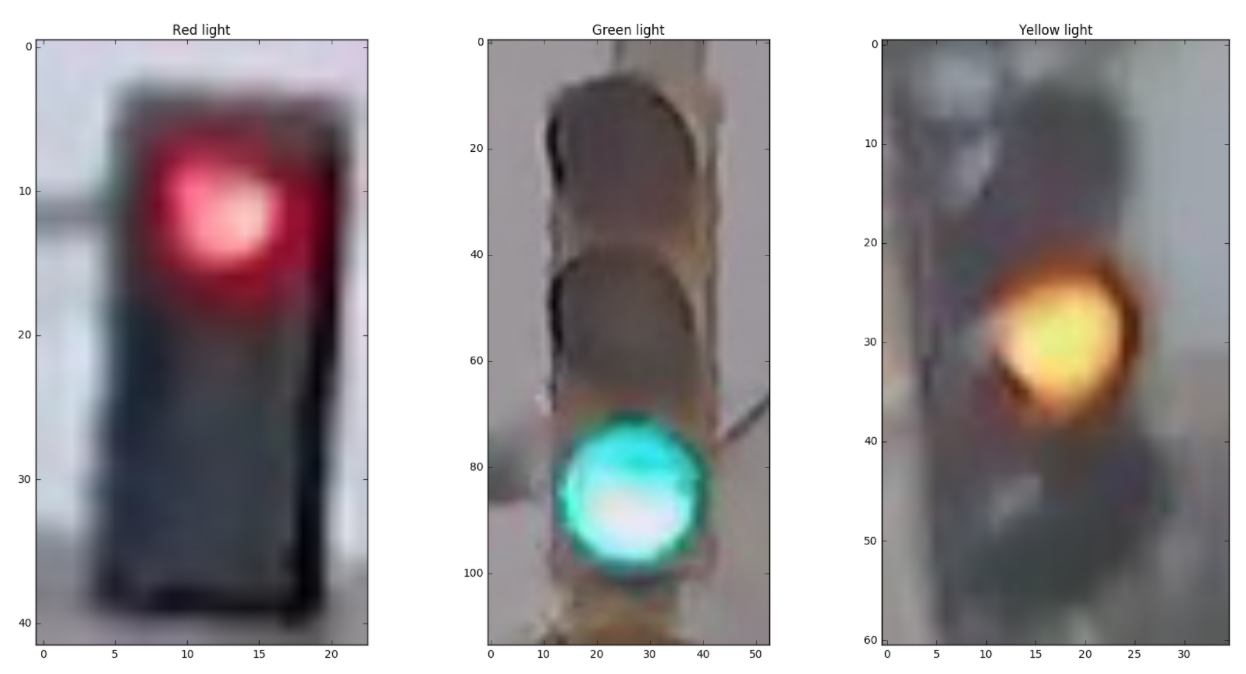
#> input picture images/all_lights.png, 1246 x 674 px; its folder holds only this picture in this run
$ python -i helpers.py   (imports and definitions only)
#> lines starting #> are read from the running program, lines starting #| are printed output that depends on the picture
# Helper functions

import os
import glob # library for loading images from a directory
import matplotlib.image as mpimg
import cv2
import numpy as np
import matplotlib.pyplot as plt


# This function loads in images and their labels and places them in a list
# The list contains all images and their associated labels
# For example, after data is loaded, im_list[0][:] will be the first image-label pair in the list
def load_dataset(image_dir):

    # Populate this empty image list
    im_list = []
    image_types = ["red", "yellow", "green"]

    # Iterate through each color folder
    for im_type in image_types:

        # Iterate through each image file in each image_type folder
        # glob reads in any image with the extension "image_dir/im_type/*"
        for file in glob.glob(os.path.join(image_dir, im_type, "*")):

            # Read in the image
            im = mpimg.imread(file)

            # Check if the image exists/if it's been correctly read-in
            if not im is None:
                # Append the image, and it's type (red, green, yellow) to the image list
                im_list.append((im, im_type))

    return im_list

"""
def mask(image, label):

    hsv = cv2.cvtColor(image, cv2.COLOR_RGB2HSV)

    if label == "red":
        mask = cv2.inRange(hsv, (80, 50, 50), (100, 255, 255))
    if label == "yellow":
        mask = cv2.inRange(hsv, (10, 100, 100), (30, 255, 255))
    if label == "green":
        mask = cv2.inRange(hsv, (50, 100, 100), (70, 255, 255))

    masked_image = np.copy(image)
    masked_image[mask != 0] = [0, 0, 0]

    return masked_image
"""

def hsv_histograms(rgb_image):
    # Convert to HSV
    hsv = cv2.cvtColor(rgb_image, cv2.COLOR_RGB2HSV)

    # Create color channel histograms
    h_hist = np.histogram(hsv[:,:,0], bins=32, range=(0, 180))
    s_hist = np.histogram(hsv[:,:,1], bins=32, range=(0, 256))
    v_hist = np.histogram(hsv[:,:,2], bins=32, range=(0, 256))

    # Generating bin centers
    bin_edges = h_hist[1]
    bin_centers = (bin_edges[1:]  + bin_edges[0:len(bin_edges)-1])/2

    # Plot a figure with all three histograms
    fig = plt.figure(figsize=(12,3))
    plt.subplot(131)
    plt.bar(bin_centers, h_hist[0])
    plt.xlim(0, 180)
    plt.title('H Histogram')
    plt.subplot(132)
    plt.bar(bin_centers, s_hist[0])
    plt.xlim(0, 256)
    plt.title('S Histogram')
    plt.subplot(133)
    plt.bar(bin_centers, v_hist[0])
    plt.xlim(0, 256)
    plt.title('V Histogram')

    return h_hist, s_hist, v_hist

>>> import cv2
>>> picture = cv2.cvtColor(cv2.imread('images/all_lights.png'), cv2.COLOR_BGR2RGB)
>>> result = hsv_histograms(picture)
#> in hsv_histograms, `hsv = cv2.cvtColor(rgb_image, cv2.COLOR_RGB2HSV)`: hsv: shape (674, 1246, 3); mean H, S, V 73.5, 31.8, 163.3
#> in hsv_histograms, `bin_edges = h_hist[1]`: bin_edges = 33 values from 0 to 180
#> in hsv_histograms, `bin_centers = (bin_edges[1:]  + bin_edges[0:len(bin_edges)-1])/2`: bin_centers = 32 values from 2.81 to 177.2
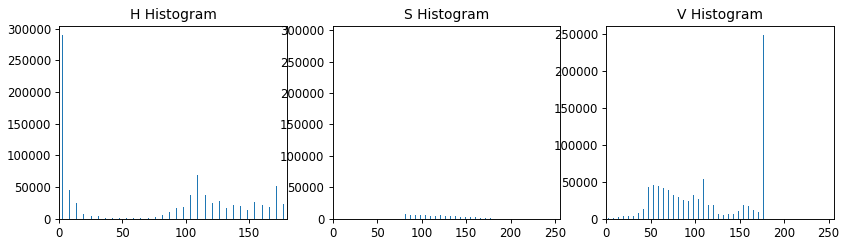
#> figure drawn by matplotlib, 3 panels; panel 1: tallest bar 290078 high, from x = 2.41 to 3.21; panel 2: tallest bar 292248 high, from x = 2.41 to 3.21; panel 3: tallest bar 248336 high, from x = 176.8 to 177.6

$ run again, on images/feature_ext_steps.png
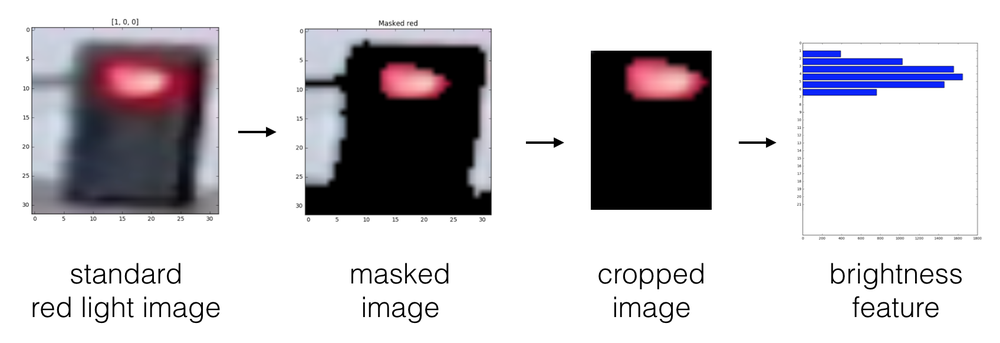
#> input picture images/feature_ext_steps.png, 1000 x 343 px, shrunk from 1696 x 582 before the run
#> hsv: shape (343, 1000, 3); mean H, S, V 22.1, 12.8, 205.8
#> bin_edges = 33 values from 0 to 180
#> bin_centers = 32 values from 2.81 to 177.2
#> `result = hsv_histograms(picture)`:
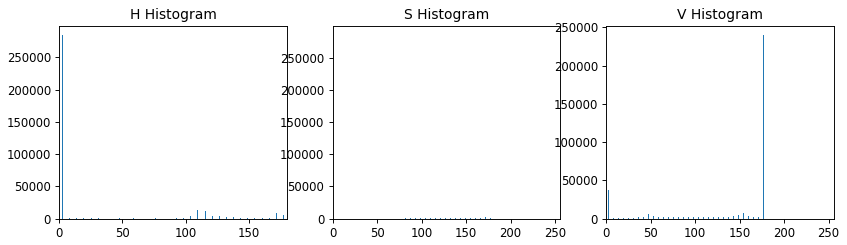
#> figure drawn by matplotlib, 3 panels; panel 1: tallest bar 284533 high, from x = 2.41 to 3.21; panel 2: tallest bar 285616 high, from x = 2.41 to 3.21; panel 3: tallest bar 239906 high, from x = 176.8 to 177.6

$ run again, on images/processing_steps.png
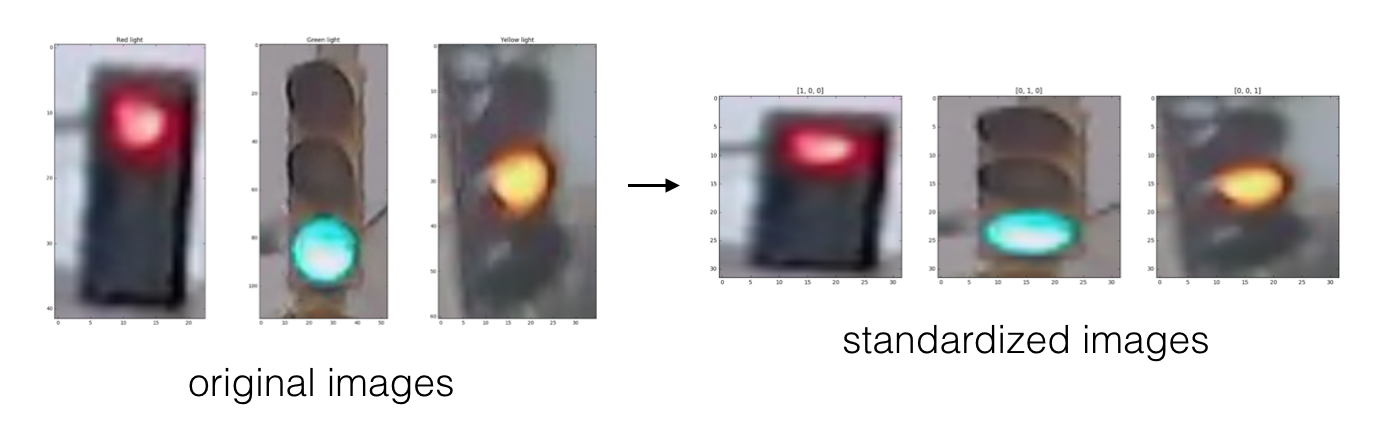
#> input picture images/processing_steps.png, 1396 x 446 px
#> hsv: shape (446, 1396, 3); mean H, S, V 37.6, 16, 206.5
#> bin_edges = 33 values from 0 to 180
#> bin_centers = 32 values from 2.81 to 177.2
#> `result = hsv_histograms(picture)`:
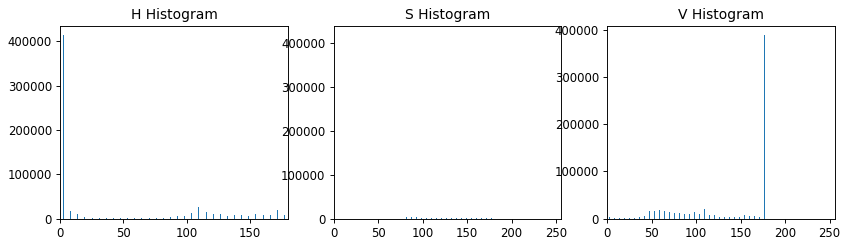
#> figure drawn by matplotlib, 3 panels; panel 1: tallest bar 413613 high, from x = 2.41 to 3.21; panel 2: tallest bar 416909 high, from x = 2.41 to 3.21; panel 3: tallest bar 388854 high, from x = 176.8 to 177.6
